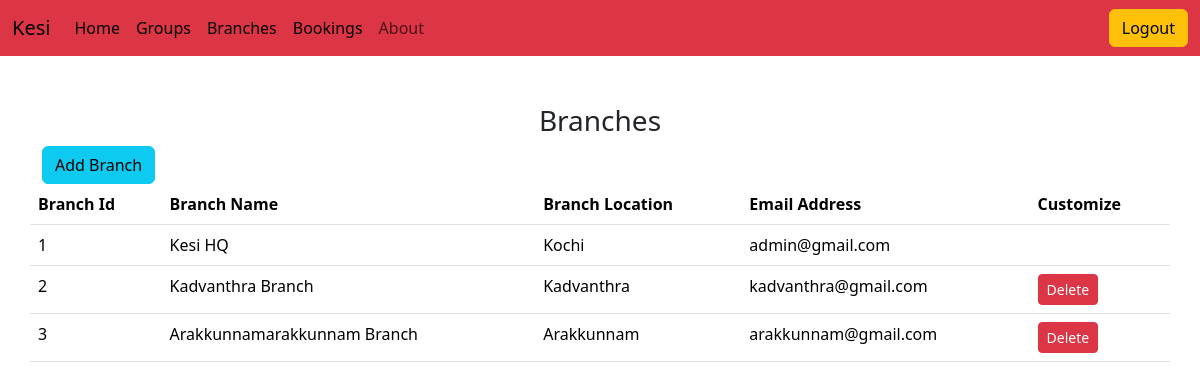
The app's page /branches (signed in) with its own data.
### agencyapp/models.py (models this page shows)
class User(AbstractUser):
    contact=models.IntegerField(default= 0)
    branch_id = models.ForeignKey(Branch, on_delete=models.CASCADE, default=1)
    location=models.CharField(max_length=30)
    address=models.CharField(max_length=50)
    group_id=models.ForeignKey(Group, on_delete=models.CASCADE, default=2)

class Branch(models.Model):
    branch_name = models.CharField(max_length=50, unique=True)
    branch_location = models.CharField(max_length=50)

### agencyapp/views.py (the view)
# urls.py: path('branches',views.viewBranch, name="branches"),
def viewBranch(request):
    group_id = Group.objects.get(group_name = 'MANAGER')
    branches = User.objects.filter(group_id = group_id)
    return render(request, 'admin/branches.html',{'branches':branches})

### agencyapp/checklogin.py (called while the page is built)
    def __call__(self, request):
        allowed_paths = ['','logins','signup']
        if 'user_id' in request.session or request.path.strip('/') in allowed_paths:
            response = self.get_response(request)
            return response
        else:
            return redirect('loginpage')

### agencyapp/templates/admin/branches.html (shortened to what this page needs)
<!DOCTYPE html>
<html lang="en">
<head>
    <link href="https://cdn.jsdelivr.net/npm/bootstrap@5.3.2/dist/css/bootstrap.min.css" rel="stylesheet"
>
</head>
<body>
    {% include "admin/adminnav.html" %}
    <div class="container mt-5">
        <h3 class="text-center">Branches</h3>
        <a href="addBranches" class="btn btn-info" >Add Branch</a>
        <div class="row">
            <table class="table">
                <thead>
                  <tr>
                    <th scope="col">Branch Id</th>
                    <th scope="col">Branch Name</th>
                    <th scope="col">Branch Location</th>
                    <th scope="col">Email Address</th>
                    <th scope="col">Customize</th>
                  </tr>
                </thead>
                <tbody>
                  {% for branch in branches %}
                  <tr>
                    <td>{{branch.branch_id.id}}</td>
                    <td>{{branch.branch_id.branch_name}}</td>
                    <td>{{branch.branch_id.branch_location}}</td>
                    <td>{{branch.email}}</td>
                    <td>
                      {% if branch.id != 1 %}
                      <a href="{% url 'delete-branch' branch.id %}" class="btn btn-sm btn-danger">Delete</a>
                      {% endif %}
                    </td>
                  </tr>
                  {% endfor %}
                </tbody>
              </table>
        </div>
    </div>
</body>
</html>

### records on screen
User: branch_id.id "1", branch_id.branch_name "Kesi HQ", branch_id.branch_location "Kochi", email "admin@gmail.com"
User: branch_id.id "2", branch_id.branch_name "Kadvanthra Branch", branch_id.branch_location "Kadvanthra", email "kadvanthra@gmail.com", shows "Delete"
User: branch_id.id "3", branch_id.branch_name "Arakkunnamarakkunnam Branch", branch_id.branch_location "Arakkunnam", email "arakkunnam@gmail.com", shows "Delete"
